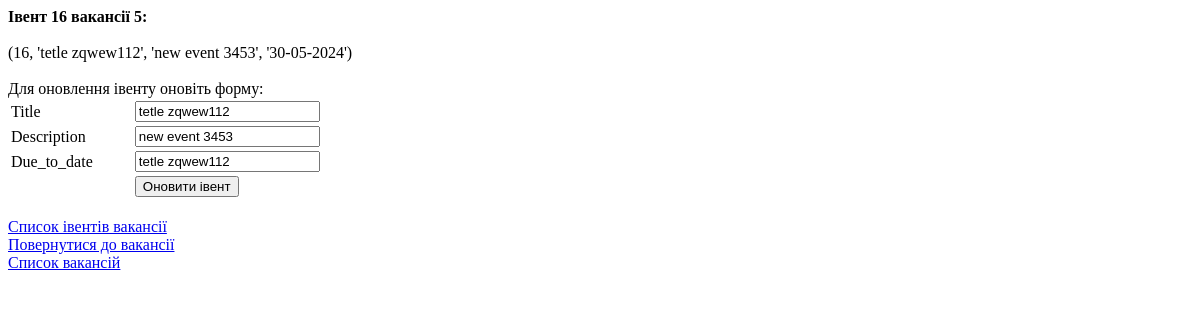
Page /vacancy/5/events/16/ on the earlier database version.
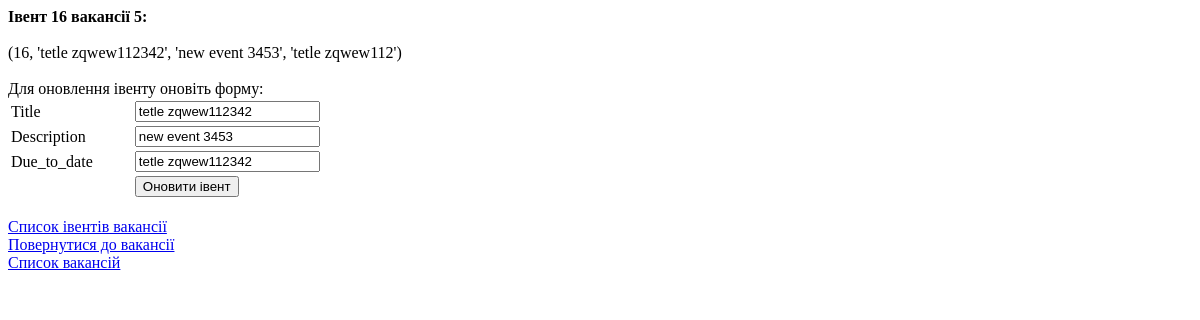
Same page on the later database version.
### models.py (models this page shows, shortened)
class Event(Base):
    __tablename__ = 'event'
    id = Column(Integer, primary_key=True, unique=True, autoincrement=True)
    vacancy_id = Column(Integer, ForeignKey('vacancy.id'))
    description = Column(String(255), nullable=False)
    event_date = Column(DateTime, default=datetime.utcnow)
    title = Column(String(50), nullable=False)
    due_to_date = Column(String(50), nullable=False)
    status = Column(Integer, nullable=False)

### main.py (the view, shortened to what this page needs)
@app.route("/vacancy/<int:vacancy_id>/events/<int:event_id>/", methods=['GET', 'POST'])
def show_event_content(vacancy_id, event_id):
    event = al_db.db_session.query(Event.id, Event.title, Event.description, Event.due_to_date).\
        where(Event.id == event_id, Event.vacancy_id == vacancy_id).first()
    return render_template('event_update.html', vacancy_id=vacancy_id, event_id=event_id, event=event)

### templates/event_update.html (shortened to what this page needs)
<!DOCTYPE html>
<html lang="en">
<head>
</head>
<body>
<b>Івент {{event_id}} вакансії {{vacancy_id}}:</b> <br><br>
{{event}}
<br><br>Для оновлення івенту оновіть форму:<br>
<form action="/vacancy/{{vacancy_id}}/events/{{event_id}}/" method="POST">
    <table>
        <tr> <td>Title</td> <td><input type="text" name="title" value="{{event.title}}"></td> </tr>
        <tr> <td>Description</td> <td><input type="text" name="description" value="{{event.description}}"></td> </tr>
        <tr> <td>Due_to_date</td> <td><input type="text" name="due_to_date" value="{{event.title}}"></td> </tr>
        <tr> <td></td> <td><input type="submit" value="Оновити івент"></td> </tr>
    </table>
</form>
<br><a href="/vacancy/{{vacancy_id}}/events/">Список івентів вакансії</a>
<br><a href="/vacancy/{{vacancy_id}}/">Повернутися до вакансії</a>
<br><a href="/vacancy/">Список вакансій</a>
</body>
</html>

Differences in the rows shown:
changed Event "new event 3453": title "tetle zqwew112" → "tetle zqwew112342"; due_to_date "tetle zqwew112" → "tetle zqwew112342"
Other differences:
{{ event }}: "(16, 'tetle zqwew112', 'new event 3453', '30-05-2024')" → "(16, 'tetle zqwew112342', 'new event 3453', 'tetle zqwew112')"
